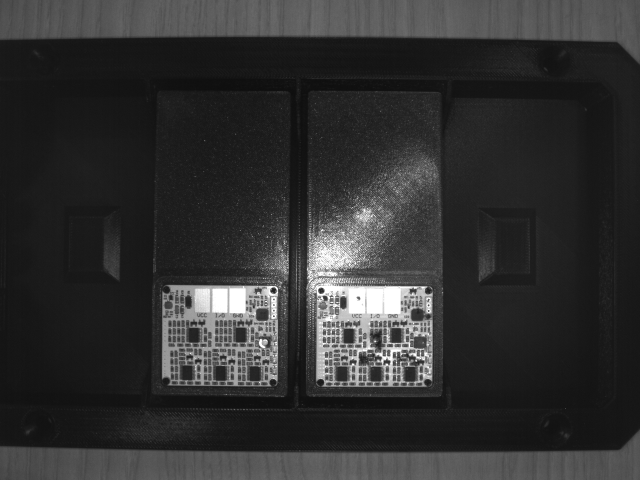
#> input picture Images/ImagesNegative/image (71).png, 1280 x 960 px, found by its file name (shown at 1/2 size); its folder holds only this picture in this run
$ python CropNegativeImages.py
#> lines starting #> are read from the running program, lines starting #| are printed output that depends on the picture
import cv2
import os


counter = 0

coords = ((310, 545), (620, 545))
size = 265
path = "/Users/artemmoroz/Desktop/CIIRC_projects/PcbAnnomalyRecognition/Images/ImagesNegative/"
for image_name in os.listdir(path):
    image = cv2.imread(path + image_name)
#> image is the input picture: shape (960, 1280, 3); min 11, max 255, mean 49.3
    for x, y in coords:
        cropped = image[y:y + size, x:x + size]
        cv2.imshow("image", cropped)
        cv2.waitKey(0)
        print(counter)
        cv2.imwrite("/Users/artemmoroz/Desktop/CIIRC_projects/PcbAnnomalyRecognition/Images/CroppedNegative/" + f"pcb_{counter}.png", cropped)
        counter += 1
#> this loop made 2 passes
#> pass 1, `cropped = image[y:y + size, x:x + size]`:
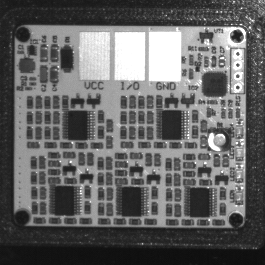
#> cropped: shape (265, 265, 3); min 12, max 255, mean 100.1
#> pass 2, `cropped = image[y:y + size, x:x + size]`:
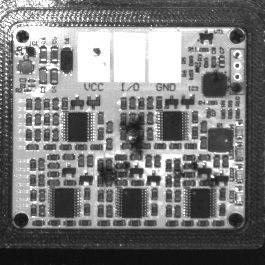
#> cropped: shape (265, 265, 3); min 13, max 255, mean 122.7
#> after the loop, counter = 2
